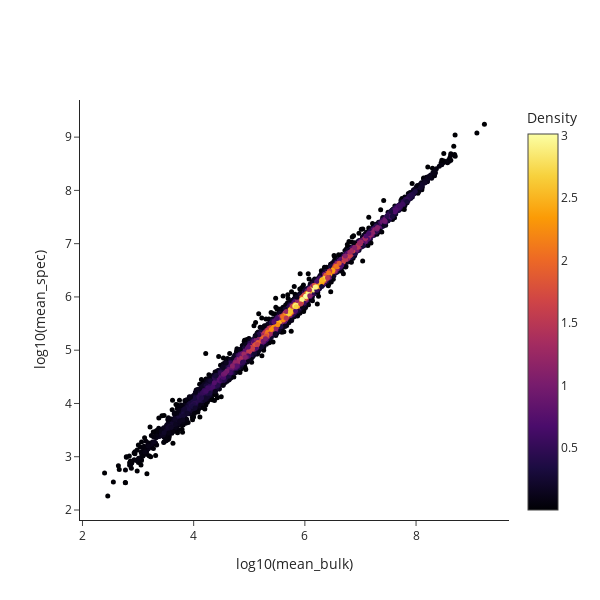

Notebook source saved alongside this figure:
### Markdown cell above
# Figure 3E

### Code cell
from scipy.stats import gaussian_kde
from scipy.stats import gaussian_kde, pearsonr, spearmanr

# Calculate kernel density
x = np.log10(spec_pivot.iloc[:,0])
y = np.log10(spec_pivot.iloc[:,1])

# Remove any NaN or inf values
mask = np.isfinite(x) & np.isfinite(y)
x_clean = x[mask]
y_clean = y[mask]

# Calculate the point density
xy = np.vstack([x_clean, y_clean])
z = gaussian_kde(xy)(xy)

# Create figure with density coloring
fig = go.Figure()
fig.add_trace(go.Scatter(
    x=x_clean, 
    y=y_clean, 
    mode='markers',
    marker=dict(
        size=5,
        color=z,  # Color by density
        colorscale='inferno',  # Or 'Blues', 'Reds', 'Plasma', etc.
        showscale=True,
        colorbar=dict(title="Density"),
        line=dict(width=0)
    )
))

fig.update_layout(
    width=600, 
    height=600, 
    template='simple_white',
    xaxis_title='log10(mean_bulk)',
    yaxis_title='log10(mean_spec)'
)

fig.show()
#fig.write_image(r'D:\Projects\SPEC\figs_raw\Figure_3e.pdf', width=600, height=600)

### Figure 1 — Plotly figure (JSON) as saved in the notebook; plotly's stock layout.template omitted (floating-point values rounded to 4 significant figures; data arrays with more than 128 entries replaced by an {"elided": "..."} marker saying what was removed)
{"data": [{"marker": {"color": {"elided": "7507 float values"}, "colorbar": {"title": {"text": "Density"}}, "colorscale": [[0, "#000004"], [0.1111, "#1b0c41"], [0.2222, "#4a0c6b"], [0.3333, "#781c6d"], [0.4444, "#a52c60"], [0.5556, "#cf4446"], [0.6667, "#ed6925"], [0.7778, "#fb9b06"], [0.8889, "#f7d13d"], [1, "#fcffa4"]], "line": {"width": 0}, "showscale": true, "size": 5}, "mode": "markers", "type": "scatter", "x": {"elided": "7507 float values"}, "y": {"elided": "7507 float values"}}], "layout": {"height": 600, "width": 600, "xaxis": {"title": {"text": "log10(mean_bulk)"}}, "yaxis": {"title": {"text": "log10(mean_spec)"}}}}
